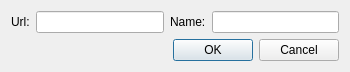
<?xml version="1.0" encoding="UTF-8"?>
<ui version="4.0">
 <class>UiAddLinkDialog</class>
 <widget class="QDialog" name="UiAddLinkDialog">
  <property name="geometry">
   <rect>
    <x>0</x>
    <y>0</y>
    <width>350</width>
    <height>72</height>
   </rect>
  </property>
  <property name="windowTitle">
   <string>Add link</string>
  </property>
  <layout class="QVBoxLayout" name="verticalLayout">
   <item>
    <layout class="QHBoxLayout" name="horizontalLayout">
     <item>
      <widget class="QLabel" name="m_urlLabel">
       <property name="text">
        <string>Url:</string>
       </property>
      </widget>
     </item>
     <item>
      <widget class="QLineEdit" name="m_url"/>
     </item>
     <item>
      <widget class="QLabel" name="m_nameLabel">
       <property name="text">
        <string>Name:</string>
       </property>
      </widget>
     </item>
     <item>
      <widget class="QLineEdit" name="m_name"/>
     </item>
    </layout>
   </item>
   <item>
    <widget class="QDialogButtonBox" name="buttonBox">
     <property name="orientation">
      <enum>Qt::Horizontal</enum>
     </property>
     <property name="standardButtons">
      <set>QDialogButtonBox::Cancel|QDialogButtonBox::Ok</set>
     </property>
    </widget>
   </item>
  </layout>
 </widget>
 <connections>
  <connection>
   <hints>
    <hint type="sourcelabel">
     <x>249</x>
     <y>407</y>
    </hint>
    <hint type="destinationlabel">
     <x>157</x>
     <y>253</y>
    </hint>
   </hints>
  </connection>
  <connection>
   <sender>buttonBox</sender>
   <signal>rejected()</signal>
   <receiver>UiAddLinkDialog</receiver>
   <slot>reject()</slot>
   <hints>
    <hint type="sourcelabel">
     <x>249</x>
     <y>407</y>
    </hint>
    <hint type="destinationlabel">
     <x>244</x>
     <y>253</y>
    </hint>
   </hints>
  </connection>
 </connections>
</ui>
